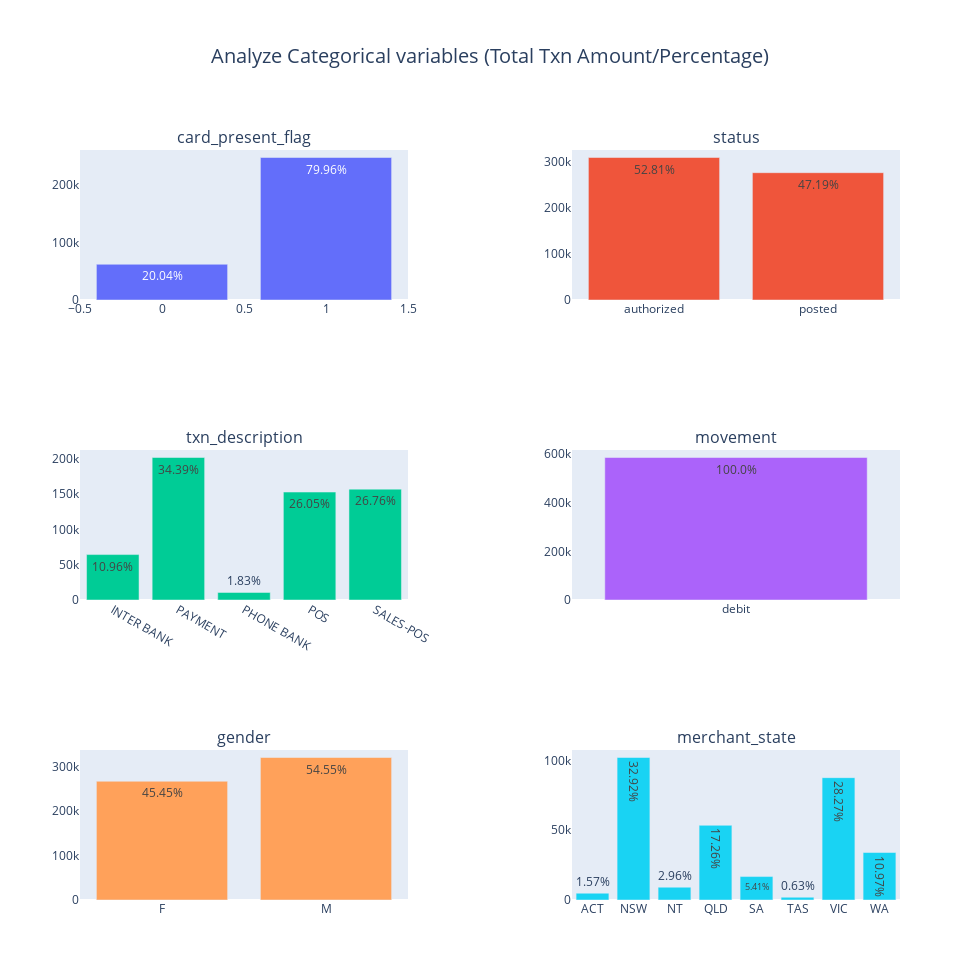

Here is the notebook cell this chart was saved with:
### Code cell
cols = ['card_present_flag', 'status', 'txn_description' , 'movement' , 'gender', 'merchant_state'] #Subplot initialization 
fig = make_subplots( 
    rows=3,  
    cols=2, 
    subplot_titles=('card_present_flag', 'status', 'txn_description' , 'movement','gender', 'merchant_state'), 
                    horizontal_spacing=0.2, 
                    vertical_spacing=0.2 ) 
    # Adding subplots 
count=0 
for i in range(1,4):  
    for j in range(1,3):  
        # print(cols[count])
        fig.add_trace(
            go.Bar(x=df1.groupby(by=cols[count]).sum()['amount'].index, 
            y=df1.groupby(by=cols[count]).sum()['amount'].values.round(2),  name=cols[count], 
            textposition='auto', 
            text=[str(round((i/sum(df1.groupby(by=cols[count]).sum()['amount'].values))*100,2))+'%' 
                for i in df1.groupby(by=cols[count]).sum()['amount'].values]  ), 
            row=i,col=j)
         
        fig.update_xaxes(showgrid=False)  
        fig.update_yaxes(showgrid=False) 
        count+=1 

fig.update_layout( 
    title=dict(text = "Analyze Categorical variables (Total Txn Amount/Percentage)",x=0.5,y=0.95),  title_font_size=20, 
    showlegend=False, 
    width = 980, 
    height = 980, 
    margin=dict(l=80, r=80, t=150, b=80))

fig.show()

### Figure 1 — Plotly figure (JSON) as saved in the notebook; plotly's stock layout.template omitted (floating-point values rounded to 4 significant figures)
{"data": [{"name": "card_present_flag", "text": ["20.04%", "79.96%"], "textposition": "auto", "type": "bar", "x": [0, 1], "xaxis": "x", "y": [62110.0, 247800.0], "yaxis": "y"}, {"name": "status", "text": ["52.81%", "47.19%"], "textposition": "auto", "type": "bar", "x": ["authorized", "posted"], "xaxis": "x2", "y": [309900.0, 276841], "yaxis": "y2"}, {"name": "txn_description", "text": ["10.96%", "34.39%", "1.83%", "26.05%", "26.76%"], "textposition": "auto", "type": "bar", "x": ["INTER BANK", "PAYMENT", "PHONE BANK", "POS", "SALES-POS"], "xaxis": "x3", "y": [64331, 201794, 10716, 152900.0, 157000.0], "yaxis": "y3"}, {"name": "movement", "text": ["100.0%"], "textposition": "auto", "type": "bar", "x": ["debit"], "xaxis": "x4", "y": [586700.0], "yaxis": "y4"}, {"name": "gender", "text": ["45.45%", "54.55%"], "textposition": "auto", "type": "bar", "x": ["F", "M"], "xaxis": "x5", "y": [266700.0, 320000.0], "yaxis": "y5"}, {"name": "merchant_state", "text": ["1.57%", "32.92%", "2.96%", "17.26%", "5.41%", "0.63%", "28.27%", "10.97%"], "textposition": "auto", "type": "bar", "x": ["ACT", "NSW", "NT", "QLD", "SA", "TAS", "VIC", "WA"], "xaxis": "x6", "y": [4877.0, 102000.0, 9169.0, 53480.0, 16780.0, 1963.0, 87584, 33990.0], "yaxis": "y6"}], "layout": {"annotations": [{"font": {"size": 16}, "showarrow": false, "text": "card_present_flag", "x": 0.2, "xanchor": "center", "xref": "paper", "y": 1, "yanchor": "bottom", "yref": "paper"}, {"font": {"size": 16}, "showarrow": false, "text": "status", "x": 0.8, "xanchor": "center", "xref": "paper", "y": 1, "yanchor": "bottom", "yref": "paper"}, {"font": {"size": 16}, "showarrow": false, "text": "txn_description", "x": 0.2, "xanchor": "center", "xref": "paper", "y": 0.6, "yanchor": "bottom", "yref": "paper"}, {"font": {"size": 16}, "showarrow": false, "text": "movement", "x": 0.8, "xanchor": "center", "xref": "paper", "y": 0.6, "yanchor": "bottom", "yref": "paper"}, {"font": {"size": 16}, "showarrow": false, "text": "gender", "x": 0.2, "xanchor": "center", "xref": "paper", "y": 0.2, "yanchor": "bottom", "yref": "paper"}, {"font": {"size": 16}, "showarrow": false, "text": "merchant_state", "x": 0.8, "xanchor": "center", "xref": "paper", "y": 0.2, "yanchor": "bottom", "yref": "paper"}], "height": 980, "margin": {"b": 80, "l": 80, "r": 80, "t": 150}, "showlegend": false, "title": {"font": {"size": 20}, "text": "Analyze Categorical variables (Total Txn Amount/Percentage)", "x": 0.5, "y": 0.95}, "width": 980, "xaxis": {"anchor": "y", "domain": [0, 0.4], "showgrid": false}, "xaxis2": {"anchor": "y2", "domain": [0.6, 1], "showgrid": false}, "xaxis3": {"anchor": "y3", "domain": [0, 0.4], "showgrid": false}, "xaxis4": {"anchor": "y4", "domain": [0.6, 1], "showgrid": false}, "xaxis5": {"anchor": "y5", "domain": [0, 0.4], "showgrid": false}, "xaxis6": {"anchor": "y6", "domain": [0.6, 1], "showgrid": false}, "yaxis": {"anchor": "x", "domain": [0.8, 1], "showgrid": false}, "yaxis2": {"anchor": "x2", "domain": [0.8, 1], "showgrid": false}, "yaxis3": {"anchor": "x3", "domain": [0.4, 0.6], "showgrid": false}, "yaxis4": {"anchor": "x4", "domain": [0.4, 0.6], "showgrid": false}, "yaxis5": {"anchor": "x5", "domain": [0, 0.2], "showgrid": false}, "yaxis6": {"anchor": "x6", "domain": [0, 0.2], "showgrid": false}}}
